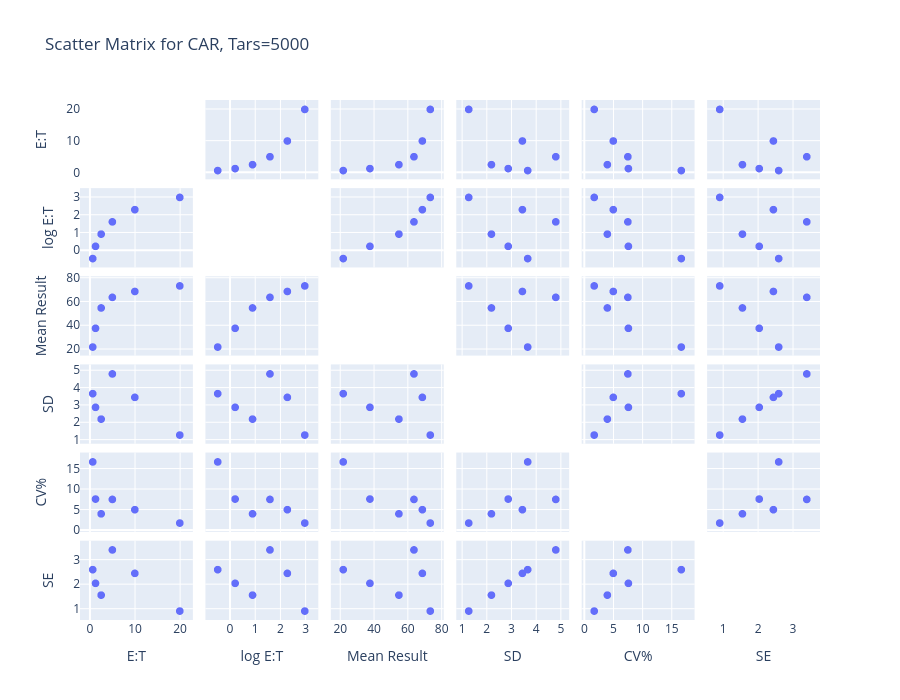
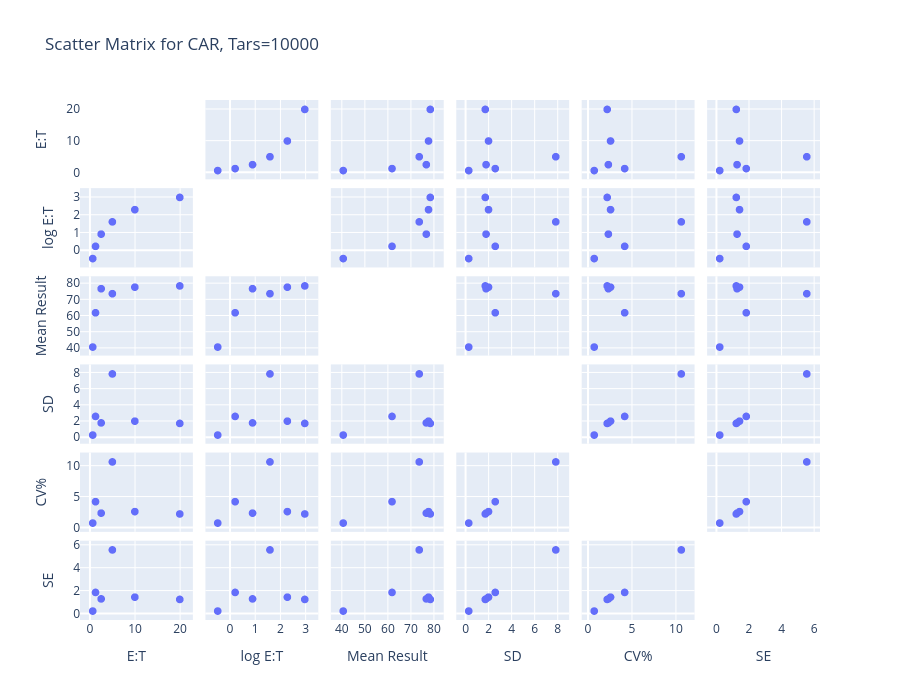
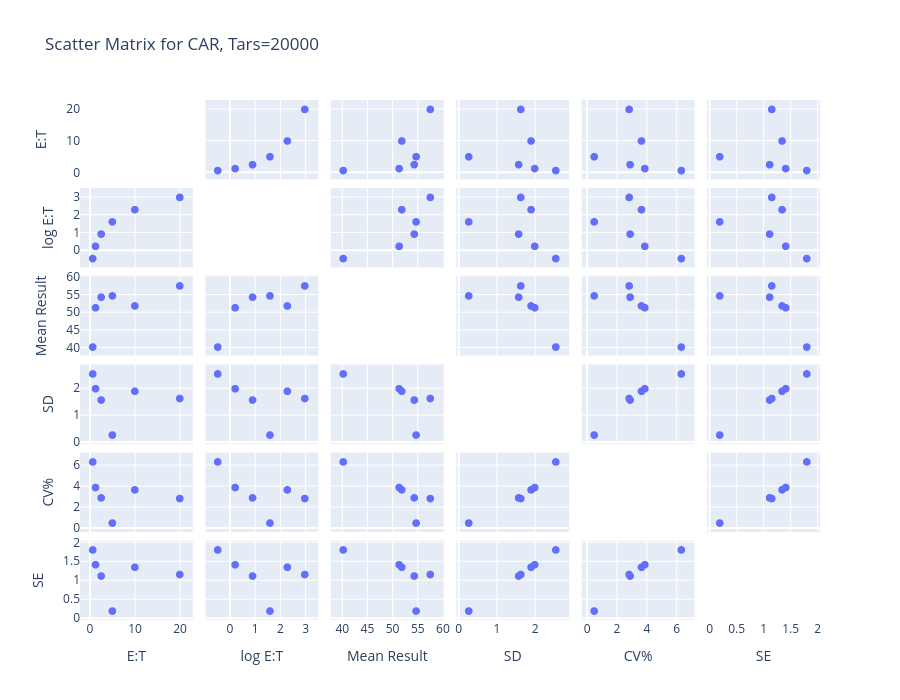
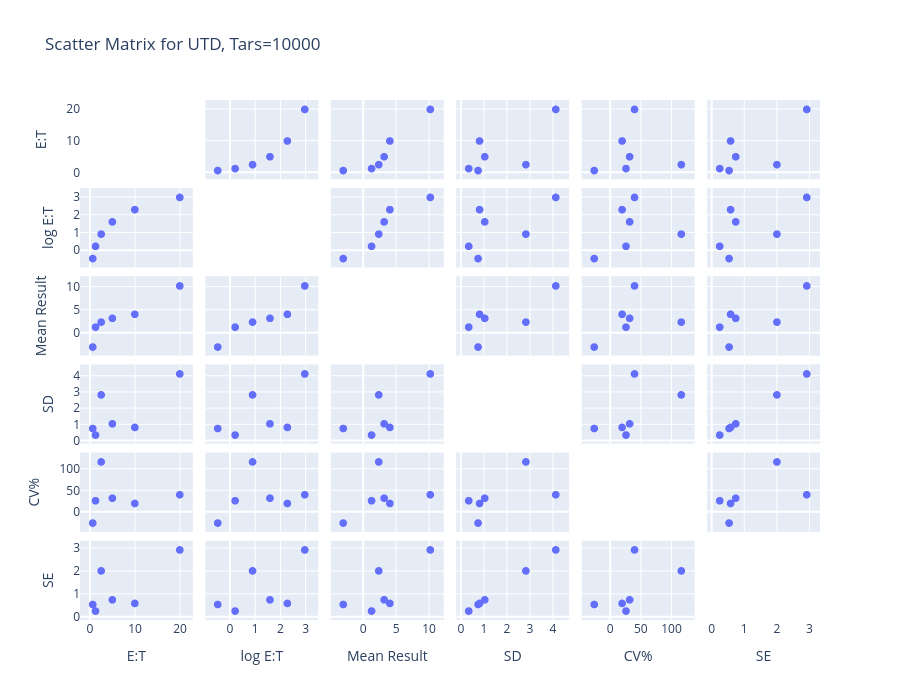

Notebook code cell kept with these figures, in order:
### Code cell
vars_to_plot = ["E:T", "log E:T", "Mean Result", "SD", "CV%", "SE"]

for (eff, tpw), group in df.groupby(["Effectors", "Tars_per_well"]):
    fig = px.scatter_matrix(group, dimensions=vars_to_plot, title=f"Scatter Matrix for {eff}, Tars={tpw}", labels={col: col for col in vars_to_plot})
    fig.update_traces(diagonal_visible=False, marker=dict(size=8))
    fig.update_layout(height=700)
    fig.show()

### Figure 1 — Plotly figure (JSON) as saved in the notebook; plotly's stock layout.template omitted (floating-point values rounded to 4 significant figures)
{"data": [{"diagonal": {"visible": false}, "dimensions": [{"axis": {"matches": true}, "label": "E:T", "values": [20.0, 10.0, 5.0, 2.5, 1.25, 0.625]}, {"axis": {"matches": true}, "label": "log E:T", "values": [2.996, 2.303, 1.609, 0.9163, 0.2231, -0.47]}, {"axis": {"matches": true}, "label": "Mean Result", "values": [73.68, 68.99, 64.0, 55.05, 37.86, 21.99]}, {"axis": {"matches": true}, "label": "SD", "values": [1.28, 3.462, 4.819, 2.203, 2.886, 3.677]}, {"axis": {"matches": true}, "label": "CV%", "values": [1.737, 5.019, 7.53, 4.002, 7.622, 16.72]}, {"axis": {"matches": true}, "label": "SE", "values": [0.905, 2.448, 3.407, 1.558, 2.04, 2.6]}], "hovertemplate": "%{xaxis.title.text}=%{x}<br>%{yaxis.title.text}=%{y}<extra></extra>", "legendgroup": "", "marker": {"color": "#636efa", "size": 8, "symbol": "circle"}, "name": "", "showlegend": false, "type": "splom"}], "layout": {"dragmode": "select", "height": 700, "legend": {"tracegroupgap": 0}, "title": {"text": "Scatter Matrix for CAR, Tars=5000"}}}

### Figure 2 — Plotly figure (JSON) as saved in the notebook; plotly's stock layout.template omitted (floating-point values rounded to 4 significant figures)
{"data": [{"diagonal": {"visible": false}, "dimensions": [{"axis": {"matches": true}, "label": "E:T", "values": [20.0, 10.0, 5.0, 2.5, 1.25, 0.625]}, {"axis": {"matches": true}, "label": "log E:T", "values": [2.996, 2.303, 1.609, 0.9163, 0.2231, -0.47]}, {"axis": {"matches": true}, "label": "Mean Result", "values": [78.72, 77.95, 73.91, 76.98, 62.04, 40.77]}, {"axis": {"matches": true}, "label": "SD", "values": [1.742, 2.025, 7.886, 1.81, 2.611, 0.2996]}, {"axis": {"matches": true}, "label": "CV%", "values": [2.213, 2.598, 10.67, 2.351, 4.209, 0.7349]}, {"axis": {"matches": true}, "label": "SE", "values": [1.232, 1.432, 5.576, 1.28, 1.846, 0.2119]}], "hovertemplate": "%{xaxis.title.text}=%{x}<br>%{yaxis.title.text}=%{y}<extra></extra>", "legendgroup": "", "marker": {"color": "#636efa", "size": 8, "symbol": "circle"}, "name": "", "showlegend": false, "type": "splom"}], "layout": {"dragmode": "select", "height": 700, "legend": {"tracegroupgap": 0}, "title": {"text": "Scatter Matrix for CAR, Tars=10000"}}}

### Figure 3 — Plotly figure (JSON) as saved in the notebook; plotly's stock layout.template omitted (floating-point values rounded to 4 significant figures)
{"data": [{"diagonal": {"visible": false}, "dimensions": [{"axis": {"matches": true}, "label": "E:T", "values": [20.0, 10.0, 5.0, 2.5, 1.25, 0.625]}, {"axis": {"matches": true}, "label": "log E:T", "values": [2.996, 2.303, 1.609, 0.9163, 0.2231, -0.47]}, {"axis": {"matches": true}, "label": "Mean Result", "values": [57.63, 51.94, 54.79, 54.43, 51.42, 40.26]}, {"axis": {"matches": true}, "label": "SD", "values": [1.636, 1.905, 0.2678, 1.579, 2.001, 2.555]}, {"axis": {"matches": true}, "label": "CV%", "values": [2.838, 3.668, 0.4887, 2.901, 3.892, 6.345]}, {"axis": {"matches": true}, "label": "SE", "values": [1.157, 1.347, 0.1893, 1.117, 1.415, 1.807]}], "hovertemplate": "%{xaxis.title.text}=%{x}<br>%{yaxis.title.text}=%{y}<extra></extra>", "legendgroup": "", "marker": {"color": "#636efa", "size": 8, "symbol": "circle"}, "name": "", "showlegend": false, "type": "splom"}], "layout": {"dragmode": "select", "height": 700, "legend": {"tracegroupgap": 0}, "title": {"text": "Scatter Matrix for CAR, Tars=20000"}}}

### Figure 4 — Plotly figure (JSON) as saved in the notebook; plotly's stock layout.template omitted (floating-point values rounded to 4 significant figures)
{"data": [{"diagonal": {"visible": false}, "dimensions": [{"axis": {"matches": true}, "label": "E:T", "values": [20.0, 10.0, 5.0, 2.5, 1.25, 0.625]}, {"axis": {"matches": true}, "label": "log E:T", "values": [2.996, 2.303, 1.609, 0.9163, 0.2231, -0.47]}, {"axis": {"matches": true}, "label": "Mean Result", "values": [10.28, 4.129, 3.253, 2.436, 1.342, -2.975]}, {"axis": {"matches": true}, "label": "SD", "values": [4.147, 0.8269, 1.051, 2.846, 0.3543, 0.7619]}, {"axis": {"matches": true}, "label": "CV%", "values": [40.34, 20.02, 32.33, 116.8, 26.41, -25.61]}, {"axis": {"matches": true}, "label": "SE", "values": [2.933, 0.5847, 0.7435, 2.012, 0.2505, 0.5387]}], "hovertemplate": "%{xaxis.title.text}=%{x}<br>%{yaxis.title.text}=%{y}<extra></extra>", "legendgroup": "", "marker": {"color": "#636efa", "size": 8, "symbol": "circle"}, "name": "", "showlegend": false, "type": "splom"}], "layout": {"dragmode": "select", "height": 700, "legend": {"tracegroupgap": 0}, "title": {"text": "Scatter Matrix for UTD, Tars=10000"}}}
